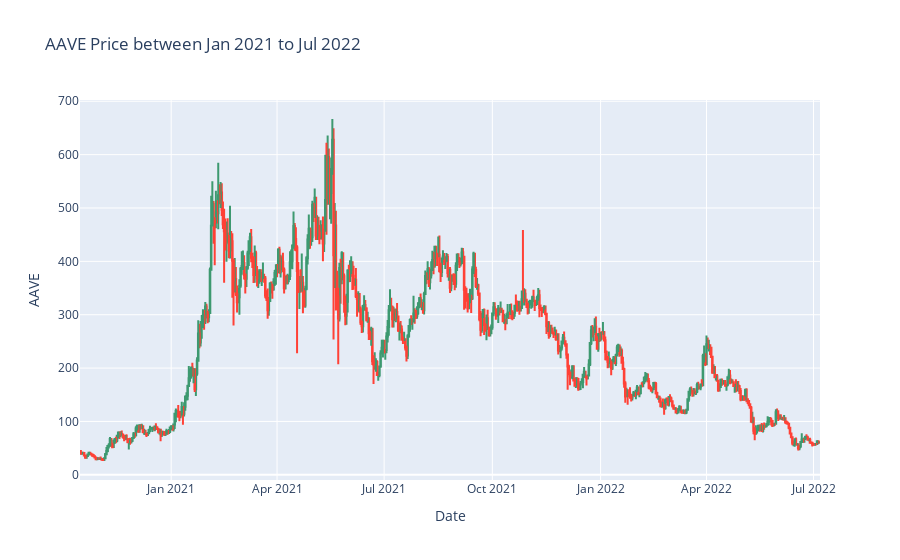

This figure's notebook cell:
### Markdown cell above
**AAVE OHLC GRAPH**

### Code cell
fig = go.Figure(data=[go.Candlestick(x=data_aave['date'],
                open=data_aave['open'], high=data_aave['high'],
                low=data_aave['low'], close=data_aave['close'])
                     ])


fig.update_layout(title='AAVE Price between Oct 2020 to Jul 2022', 
               xaxis_title ='Date' ,
               yaxis_title = 'AAVE',
               xaxis_rangeslider_visible=False)
fig.show()

### Figure 1 — Plotly figure (JSON) as saved in the notebook; plotly's stock layout.template omitted (floating-point values rounded to 4 significant figures; data arrays with more than 128 entries replaced by an {"elided": "..."} marker saying what was removed)
{"data": [{"close": {"elided": "629 float values"}, "high": {"elided": "629 float values"}, "low": {"elided": "629 float values"}, "open": {"elided": "629 float values"}, "type": "candlestick", "x": {"elided": "629 str values"}}], "layout": {"title": {"text": "AAVE Price between Jan 2021 to Jul 2022"}, "xaxis": {"rangeslider": {"visible": false}, "title": {"text": "Date"}}, "yaxis": {"title": {"text": "AAVE"}}}}
